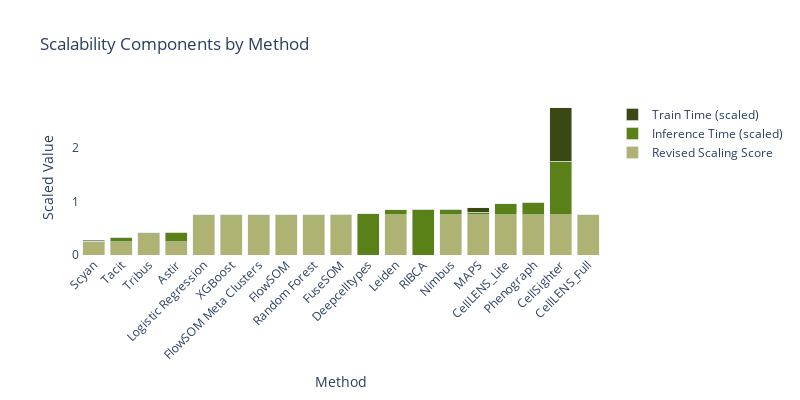

Write notebook code for a chart like this one.
### Code cell
methods = scalability_plot_lvl3_sorted["method"].tolist()
revised_scaling_score = scalability_plot_lvl3_sorted["revised_scaling_score"].fillna(0)
inference_time_scaled = scalability_plot_lvl3_sorted["inference_time_scaled"].fillna(0)
train_time_scaled = scalability_plot_lvl3_sorted["train_time_scaled"].fillna(0)

fig = go.Figure(data=[
    go.Bar(name='Revised Scaling Score', x=methods, y=revised_scaling_score, marker_color='#aeb374'),
    go.Bar(name='Inference Time (scaled)', x=methods, y=inference_time_scaled, marker_color='#598118'),
    go.Bar(name='Train Time (scaled)', x=methods, y=train_time_scaled, marker_color='#3b4814')
])

fig.update_layout(
    font=dict(
        size=12,           # Default font size for all text
    ),
    xaxis=dict(
        title_font=dict(size=14),   # X-axis title font size
        tickfont=dict(size=12),     # X-axis tick label font size
    ),
    yaxis=dict(
        title_font=dict(size=14),   # Y-axis title font size
        tickfont=dict(size=12),     # Y-axis tick label font size
    ),
    title_font=dict(size=16),       # Title font size
    legend=dict(
        font=dict(size=12),         # Legend font size
        title_font=dict(size=14),   # Legend title font size
    )
)

fig.update_layout(
    barmode='stack',
    xaxis_title='Method',
    xaxis_tickangle=-45,
    yaxis_title='Scaled Value',
    title='Scalability Components by Method',
    #legend=dict(x=1.05, y=1, bordercolor="Black", borderwidth=1),
    width=800,
    height=400,
    plot_bgcolor='white',
    paper_bgcolor='white'
)
fig.show()

fig.write_html(os.path.join(output_path, "scalability_plot.html"))

# save as svg
fig.write_image("../figures/new/scalability_plot.svg", width=800, height=400, scale=2)

### Figure 1 — Plotly figure (JSON) as saved in the notebook; plotly's stock layout.template omitted (floating-point values rounded to 4 significant figures)
{"data": [{"marker": {"color": "#aeb374"}, "name": "Revised Scaling Score", "type": "bar", "x": ["Scyan", "Tacit", "Tribus", "Astir", "Logistic Regression", "XGBoost", "FlowSOM Meta Clusters", "FlowSOM", "Random Forest", "FuseSOM", "Deepcelltypes", "Leiden", "RIBCA", "Nimbus", "MAPS", "CellLENS_Lite", "Phenograph", "CellSighter", "CellLENS_Full"], "y": [0.25, 0.25, 0.4, 0.25, 0.75, 0.75, 0.75, 0.75, 0.75, 0.75, 0.0, 0.75, 0.0, 0.75, 0.75, 0.75, 0.75, 0.75, 0.75]}, {"marker": {"color": "#598118"}, "name": "Inference Time (scaled)", "type": "bar", "x": ["Scyan", "Tacit", "Tribus", "Astir", "Logistic Regression", "XGBoost", "FlowSOM Meta Clusters", "FlowSOM", "Random Forest", "FuseSOM", "Deepcelltypes", "Leiden", "RIBCA", "Nimbus", "MAPS", "CellLENS_Lite", "Phenograph", "CellSighter", "CellLENS_Full"], "y": [0.008813, 0.08278, 0.01714, 0.1735, 0.0002821, 0.0003652, 0.003709, 0.003709, 0.001516, 0.0157, 0.7723, 0.09332, 0.8501, 0.1074, 0.04464, 0.2041, 0.232, 1.0, 0.0]}, {"marker": {"color": "#3b4814"}, "name": "Train Time (scaled)", "type": "bar", "x": ["Scyan", "Tacit", "Tribus", "Astir", "Logistic Regression", "XGBoost", "FlowSOM Meta Clusters", "FlowSOM", "Random Forest", "FuseSOM", "Deepcelltypes", "Leiden", "RIBCA", "Nimbus", "MAPS", "CellLENS_Lite", "Phenograph", "CellSighter", "CellLENS_Full"], "y": [0.01702, 0.0, 0.0, 0.0, 0.000563, 0.0006686, 0.0, 0.0, 0.002957, 0.0, 0.0, 0.0, 0.0, 0.0, 0.089, 0.0, 0.0, 1.0, 0.0]}], "layout": {"barmode": "stack", "font": {"size": 12}, "height": 400, "legend": {"font": {"size": 12}, "title": {"font": {"size": 14}}}, "paper_bgcolor": "white", "plot_bgcolor": "white", "title": {"text": "Scalability Components by Method"}, "width": 800, "xaxis": {"tickangle": -45, "tickfont": {"size": 12}, "title": {"text": "Method"}}, "yaxis": {"tickfont": {"size": 12}, "title": {"text": "Scaled Value"}}}}
